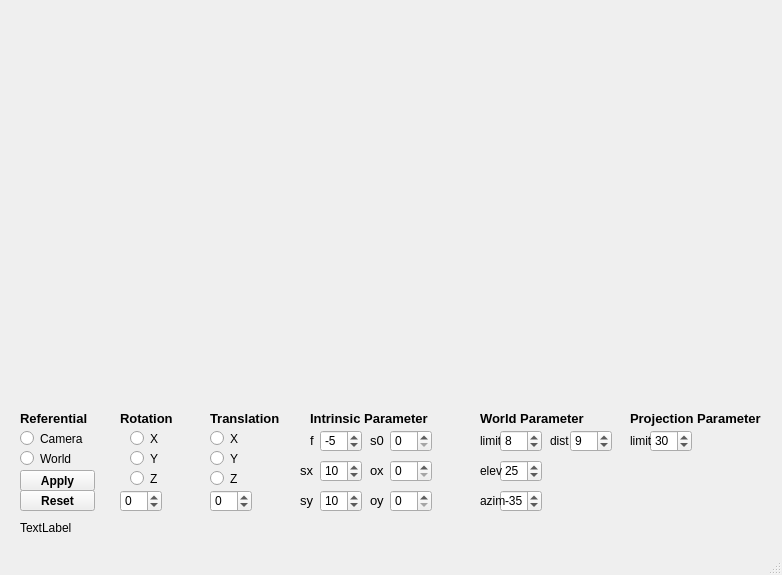
<?xml version="1.0" encoding="UTF-8"?>
<ui version="4.0">
 <class>MainWindow</class>
 <widget class="QMainWindow" name="MainWindow">
  <property name="geometry">
   <rect>
    <x>0</x>
    <y>0</y>
    <width>782</width>
    <height>575</height>
   </rect>
  </property>
  <property name="windowTitle">
   <string>MainWindow</string>
  </property>
  <widget class="QWidget" name="centralwidget">
   <widget class="QLabel" name="referential">
    <property name="geometry">
     <rect>
      <x>20</x>
      <y>410</y>
      <width>101</width>
      <height>16</height>
     </rect>
    </property>
    <property name="font">
     <font>
      <pointsize>10</pointsize>
      <weight>75</weight>
      <bold>true</bold>
     </font>
    </property>
    <property name="text">
     <string>Referential</string>
    </property>
   </widget>
   <widget class="QLabel" name="rotation">
    <property name="geometry">
     <rect>
      <x>120</x>
      <y>410</y>
      <width>61</width>
      <height>16</height>
     </rect>
    </property>
    <property name="font">
     <font>
      <pointsize>10</pointsize>
      <weight>75</weight>
      <bold>true</bold>
     </font>
    </property>
    <property name="text">
     <string>Rotation</string>
    </property>
   </widget>
   <widget class="QSpinBox" name="spinBox_rotation">
    <property name="geometry">
     <rect>
      <x>120</x>
      <y>490</y>
      <width>42</width>
      <height>22</height>
     </rect>
    </property>
    <property name="minimum">
     <number>-360</number>
    </property>
    <property name="maximum">
     <number>360</number>
    </property>
    <property name="singleStep">
     <number>10</number>
    </property>
   </widget>
   <widget class="QSpinBox" name="spinBox_traslation">
    <property name="geometry">
     <rect>
      <x>210</x>
      <y>490</y>
      <width>42</width>
      <height>22</height>
     </rect>
    </property>
    <property name="minimum">
     <number>-10</number>
    </property>
    <property name="maximum">
     <number>10</number>
    </property>
    <property name="singleStep">
     <number>1</number>
    </property>
    <property name="value">
     <number>0</number>
    </property>
   </widget>
   <widget class="QLabel" name="traslation">
    <property name="geometry">
     <rect>
      <x>210</x>
      <y>410</y>
      <width>71</width>
      <height>16</height>
     </rect>
    </property>
    <property name="font">
     <font>
      <pointsize>10</pointsize>
      <weight>75</weight>
      <bold>true</bold>
     </font>
    </property>
    <property name="text">
     <string>Translation</string>
    </property>
   </widget>
   <widget class="QLabel" name="intrinsicParameter">
    <property name="geometry">
     <rect>
      <x>310</x>
      <y>410</y>
      <width>211</width>
      <height>16</height>
     </rect>
    </property>
    <property name="font">
     <font>
      <pointsize>10</pointsize>
      <weight>75</weight>
      <bold>true</bold>
     </font>
    </property>
    <property name="text">
     <string>Intrinsic Parameter</string>
    </property>
   </widget>
   <widget class="QSpinBox" name="spinBox_f">
    <property name="geometry">
     <rect>
      <x>320</x>
      <y>430</y>
      <width>42</width>
      <height>22</height>
     </rect>
    </property>
    <property name="minimum">
     <number>-99</number>
    </property>
    <property name="value">
     <number>-5</number>
    </property>
   </widget>
   <widget class="QLabel" name="f">
    <property name="geometry">
     <rect>
      <x>310</x>
      <y>430</y>
      <width>47</width>
      <height>21</height>
     </rect>
    </property>
    <property name="font">
     <font>
      <pointsize>10</pointsize>
     </font>
    </property>
    <property name="text">
     <string>f</string>
    </property>
   </widget>
   <widget class="QLabel" name="sx">
    <property name="geometry">
     <rect>
      <x>300</x>
      <y>460</y>
      <width>47</width>
      <height>21</height>
     </rect>
    </property>
    <property name="font">
     <font>
      <pointsize>10</pointsize>
     </font>
    </property>
    <property name="text">
     <string>sx</string>
    </property>
   </widget>
   <widget class="QSpinBox" name="spinBox_sx">
    <property name="geometry">
     <rect>
      <x>320</x>
      <y>460</y>
      <width>42</width>
      <height>22</height>
     </rect>
    </property>
    <property name="value">
     <number>10</number>
    </property>
   </widget>
   <widget class="QSpinBox" name="spinBox_sy">
    <property name="geometry">
     <rect>
      <x>320</x>
      <y>490</y>
      <width>42</width>
      <height>22</height>
     </rect>
    </property>
    <property name="value">
     <number>10</number>
    </property>
   </widget>
   <widget class="QLabel" name="sy">
    <property name="geometry">
     <rect>
      <x>300</x>
      <y>490</y>
      <width>51</width>
      <height>21</height>
     </rect>
    </property>
    <property name="font">
     <font>
      <pointsize>10</pointsize>
     </font>
    </property>
    <property name="text">
     <string>sy</string>
    </property>
   </widget>
   <widget class="QSpinBox" name="spinBox_s0">
    <property name="geometry">
     <rect>
      <x>390</x>
      <y>430</y>
      <width>42</width>
      <height>22</height>
     </rect>
    </property>
   </widget>
   <widget class="QLabel" name="s0">
    <property name="geometry">
     <rect>
      <x>370</x>
      <y>430</y>
      <width>47</width>
      <height>21</height>
     </rect>
    </property>
    <property name="font">
     <font>
      <pointsize>10</pointsize>
     </font>
    </property>
    <property name="text">
     <string>s0</string>
    </property>
   </widget>
   <widget class="QSpinBox" name="spinBox_ox">
    <property name="geometry">
     <rect>
      <x>390</x>
      <y>460</y>
      <width>42</width>
      <height>22</height>
     </rect>
    </property>
   </widget>
   <widget class="QLabel" name="ox">
    <property name="geometry">
     <rect>
      <x>370</x>
      <y>460</y>
      <width>47</width>
      <height>21</height>
     </rect>
    </property>
    <property name="font">
     <font>
      <pointsize>10</pointsize>
     </font>
    </property>
    <property name="text">
     <string>ox</string>
    </property>
   </widget>
   <widget class="QSpinBox" name="spinBox_oy">
    <property name="geometry">
     <rect>
      <x>390</x>
      <y>490</y>
      <width>42</width>
      <height>22</height>
     </rect>
    </property>
   </widget>
   <widget class="QLabel" name="oy">
    <property name="geometry">
     <rect>
      <x>370</x>
      <y>490</y>
      <width>47</width>
      <height>21</height>
     </rect>
    </property>
    <property name="font">
     <font>
      <pointsize>10</pointsize>
     </font>
    </property>
    <property name="text">
     <string>oy</string>
    </property>
   </widget>
   <widget class="QLabel" name="worldParameter">
    <property name="geometry">
     <rect>
      <x>480</x>
      <y>410</y>
      <width>121</width>
      <height>16</height>
     </rect>
    </property>
    <property name="font">
     <font>
      <pointsize>10</pointsize>
      <weight>75</weight>
      <bold>true</bold>
     </font>
    </property>
    <property name="text">
     <string>World Parameter</string>
    </property>
   </widget>
   <widget class="QLabel" name="projectionParameter">
    <property name="geometry">
     <rect>
      <x>630</x>
      <y>410</y>
      <width>151</width>
      <height>16</height>
     </rect>
    </property>
    <property name="font">
     <font>
      <pointsize>10</pointsize>
      <weight>75</weight>
      <bold>true</bold>
     </font>
    </property>
    <property name="text">
     <string>Projection Parameter</string>
    </property>
   </widget>
   <widget class="QLabel" name="limit">
    <property name="geometry">
     <rect>
      <x>480</x>
      <y>430</y>
      <width>51</width>
      <height>21</height>
     </rect>
    </property>
    <property name="text">
     <string>limit</string>
    </property>
   </widget>
   <widget class="QSpinBox" name="spinBox_limitWorld">
    <property name="geometry">
     <rect>
      <x>500</x>
      <y>430</y>
      <width>42</width>
      <height>22</height>
     </rect>
    </property>
    <property name="value">
     <number>8</number>
    </property>
   </widget>
   <widget class="QSpinBox" name="spinBox_elv">
    <property name="geometry">
     <rect>
      <x>500</x>
      <y>460</y>
      <width>42</width>
      <height>22</height>
     </rect>
    </property>
    <property name="minimum">
     <number>-360</number>
    </property>
    <property name="maximum">
     <number>360</number>
    </property>
    <property name="singleStep">
     <number>5</number>
    </property>
    <property name="value">
     <number>25</number>
    </property>
   </widget>
   <widget class="QLabel" name="elev">
    <property name="geometry">
     <rect>
      <x>480</x>
      <y>460</y>
      <width>41</width>
      <height>21</height>
     </rect>
    </property>
    <property name="text">
     <string>elev</string>
    </property>
   </widget>
   <widget class="QSpinBox" name="spinBox_azim">
    <property name="geometry">
     <rect>
      <x>500</x>
      <y>490</y>
      <width>42</width>
      <height>22</height>
     </rect>
    </property>
    <property name="minimum">
     <number>-360</number>
    </property>
    <property name="maximum">
     <number>360</number>
    </property>
    <property name="singleStep">
     <number>5</number>
    </property>
    <property name="value">
     <number>-35</number>
    </property>
   </widget>
   <widget class="QLabel" name="azim">
    <property name="geometry">
     <rect>
      <x>480</x>
      <y>490</y>
      <width>51</width>
      <height>21</height>
     </rect>
    </property>
    <property name="text">
     <string>azim</string>
    </property>
   </widget>
   <widget class="QSpinBox" name="spinBox_limitProjection">
    <property name="geometry">
     <rect>
      <x>650</x>
      <y>430</y>
      <width>42</width>
      <height>22</height>
     </rect>
    </property>
    <property name="singleStep">
     <number>5</number>
    </property>
    <property name="value">
     <number>30</number>
    </property>
   </widget>
   <widget class="QLabel" name="limitProction">
    <property name="geometry">
     <rect>
      <x>630</x>
      <y>430</y>
      <width>21</width>
      <height>21</height>
     </rect>
    </property>
    <property name="text">
     <string>limit</string>
    </property>
   </widget>
   <widget class="QLabel" name="world">
    <property name="geometry">
     <rect>
      <x>10</x>
      <y>10</y>
      <width>351</width>
      <height>381</height>
     </rect>
    </property>
    <property name="text">
     <string/>
    </property>
    <property name="pixmap">
     <pixmap>image/world.png</pixmap>
    </property>
    <property name="scaledContents">
     <bool>true</bool>
    </property>
   </widget>
   <widget class="QLabel" name="projection">
    <property name="geometry">
     <rect>
      <x>370</x>
      <y>10</y>
      <width>401</width>
      <height>381</height>
     </rect>
    </property>
    <property name="text">
     <string/>
    </property>
    <property name="pixmap">
     <pixmap>image/projection.png</pixmap>
    </property>
    <property name="scaledContents">
     <bool>true</bool>
    </property>
   </widget>
   <widget class="QLabel" name="camera_world">
    <property name="geometry">
     <rect>
      <x>20</x>
      <y>520</y>
      <width>571</width>
      <height>16</height>
     </rect>
    </property>
    <property name="text">
     <string>TextLabel</string>
    </property>
   </widget>
   <widget class="QSpinBox" name="spinBox_dist">
    <property name="geometry">
     <rect>
      <x>570</x>
      <y>430</y>
      <width>42</width>
      <height>22</height>
     </rect>
    </property>
    <property name="minimum">
     <number>-20</number>
    </property>
    <property name="maximum">
     <number>20</number>
    </property>
    <property name="singleStep">
     <number>1</number>
    </property>
    <property name="value">
     <number>9</number>
    </property>
   </widget>
   <widget class="QLabel" name="limitProction_2">
    <property name="geometry">
     <rect>
      <x>550</x>
      <y>430</y>
      <width>21</width>
      <height>21</height>
     </rect>
    </property>
    <property name="text">
     <string>dist</string>
    </property>
   </widget>
   <widget class="QPushButton" name="apply">
    <property name="geometry">
     <rect>
      <x>20</x>
      <y>470</y>
      <width>75</width>
      <height>21</height>
     </rect>
    </property>
    <property name="font">
     <font>
      <weight>75</weight>
      <bold>true</bold>
     </font>
    </property>
    <property name="text">
     <string>Apply</string>
    </property>
   </widget>
   <widget class="QPushButton" name="reset">
    <property name="geometry">
     <rect>
      <x>20</x>
      <y>490</y>
      <width>75</width>
      <height>21</height>
     </rect>
    </property>
    <property name="font">
     <font>
      <weight>75</weight>
      <bold>true</bold>
     </font>
    </property>
    <property name="text">
     <string>Reset</string>
    </property>
   </widget>
   <widget class="QWidget" name="widget_2" native="true">
    <property name="geometry">
     <rect>
      <x>120</x>
      <y>430</y>
      <width>161</width>
      <height>61</height>
     </rect>
    </property>
    <widget class="QRadioButton" name="radioButton_rotY">
     <property name="geometry">
      <rect>
       <x>10</x>
       <y>20</y>
       <width>82</width>
       <height>17</height>
      </rect>
     </property>
     <property name="text">
      <string>Y</string>
     </property>
    </widget>
    <widget class="QRadioButton" name="radioButton_transZ">
     <property name="geometry">
      <rect>
       <x>90</x>
       <y>40</y>
       <width>82</width>
       <height>17</height>
      </rect>
     </property>
     <property name="text">
      <string>Z</string>
     </property>
    </widget>
    <widget class="QRadioButton" name="radioButton_rotX">
     <property name="geometry">
      <rect>
       <x>10</x>
       <y>0</y>
       <width>82</width>
       <height>17</height>
      </rect>
     </property>
     <property name="text">
      <string>X</string>
     </property>
    </widget>
    <widget class="QRadioButton" name="radioButton_transX">
     <property name="geometry">
      <rect>
       <x>90</x>
       <y>0</y>
       <width>82</width>
       <height>17</height>
      </rect>
     </property>
     <property name="text">
      <string>X</string>
     </property>
    </widget>
    <widget class="QRadioButton" name="radioButton_rotZ">
     <property name="geometry">
      <rect>
       <x>10</x>
       <y>40</y>
       <width>82</width>
       <height>17</height>
      </rect>
     </property>
     <property name="text">
      <string>Z</string>
     </property>
    </widget>
    <widget class="QRadioButton" name="radioButton_transY">
     <property name="geometry">
      <rect>
       <x>90</x>
       <y>20</y>
       <width>82</width>
       <height>17</height>
      </rect>
     </property>
     <property name="text">
      <string>Y</string>
     </property>
    </widget>
   </widget>
   <widget class="QWidget" name="widget" native="true">
    <property name="geometry">
     <rect>
      <x>0</x>
      <y>430</y>
      <width>120</width>
      <height>41</height>
     </rect>
    </property>
    <widget class="QRadioButton" name="radioButton_world">
     <property name="geometry">
      <rect>
       <x>20</x>
       <y>20</y>
       <width>82</width>
       <height>17</height>
      </rect>
     </property>
     <property name="text">
      <string>World</string>
     </property>
    </widget>
    <widget class="QRadioButton" name="radioButton_camera">
     <property name="geometry">
      <rect>
       <x>20</x>
       <y>0</y>
       <width>82</width>
       <height>17</height>
      </rect>
     </property>
     <property name="text">
      <string>Camera</string>
     </property>
    </widget>
   </widget>
  </widget>
  <widget class="QMenuBar" name="menubar">
   <property name="geometry">
    <rect>
     <x>0</x>
     <y>0</y>
     <width>782</width>
     <height>21</height>
    </rect>
   </property>
  </widget>
  <widget class="QStatusBar" name="statusbar"/>
 </widget>
 <resources/>
 <connections/>
</ui>
